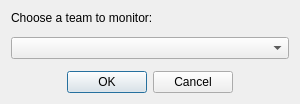
<?xml version="1.0" encoding="UTF-8"?>
<ui version="4.0">
 <class>TeamChooser</class>
 <widget class="QDialog" name="TeamChooser">
  <property name="geometry">
   <rect>
    <x>0</x>
    <y>0</y>
    <width>300</width>
    <height>100</height>
   </rect>
  </property>
  <property name="windowTitle">
   <string>Choose team</string>
  </property>
  <layout class="QVBoxLayout" name="verticalLayout">
   <property name="spacing">
    <number>12</number>
   </property>
   <item>
    <widget class="QLabel" name="label">
     <property name="text">
      <string>Choose a team to monitor:</string>
     </property>
     <property name="buddy">
      <cstring>comboBox</cstring>
     </property>
    </widget>
   </item>
   <item>
    <widget class="QComboBox" name="comboBox"/>
   </item>
   <item>
    <widget class="QDialogButtonBox" name="buttonBox">
     <property name="standardButtons">
      <set>QDialogButtonBox::Cancel|QDialogButtonBox::Ok</set>
     </property>
     <property name="centerButtons">
      <bool>true</bool>
     </property>
    </widget>
   </item>
  </layout>
 </widget>
 <resources/>
 <connections>
  <connection>
   <sender>buttonBox</sender>
   <signal>accepted()</signal>
   <receiver>TeamChooser</receiver>
   <slot>accept()</slot>
   <hints>
    <hint type="sourcelabel">
     <x>222</x>
     <y>105</y>
    </hint>
    <hint type="destinationlabel">
     <x>157</x>
     <y>119</y>
    </hint>
   </hints>
  </connection>
  <connection>
   <sender>buttonBox</sender>
   <signal>rejected()</signal>
   <receiver>TeamChooser</receiver>
   <slot>reject()</slot>
   <hints>
    <hint type="sourcelabel">
     <x>290</x>
     <y>111</y>
    </hint>
    <hint type="destinationlabel">
     <x>286</x>
     <y>119</y>
    </hint>
   </hints>
  </connection>
 </connections>
</ui>
